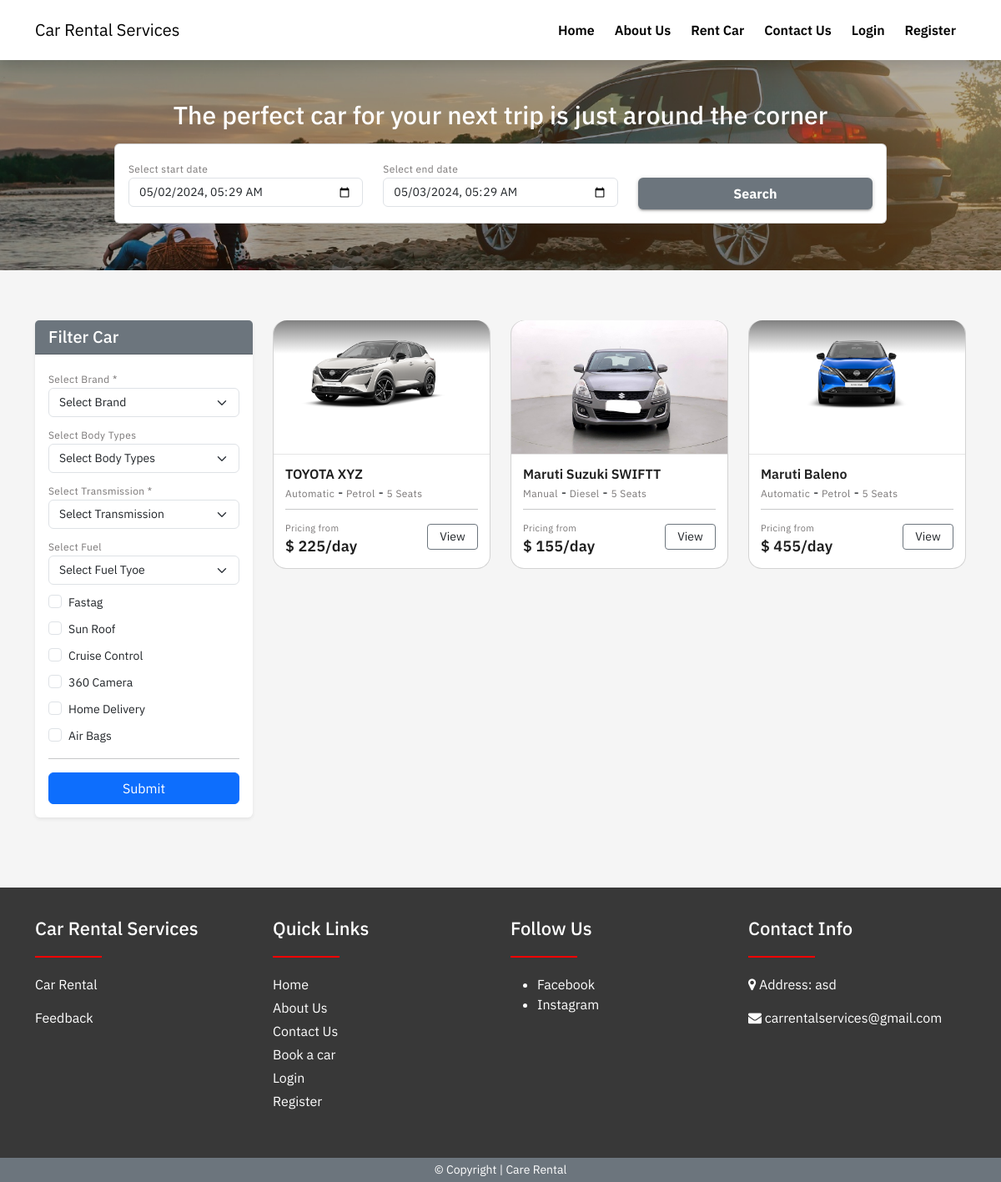
The app's page /cars.php with its own data.
### tables this page shows
CREATE TABLE `web_settings` (
  `id` int(11) UNSIGNED NOT NULL,
  `title` varchar(255) NOT NULL,
  `url` varchar(255) DEFAULT NULL,
  `description` varchar(1000) DEFAULT NULL,
  `logo` varchar(100) DEFAULT NULL,
  `address` varchar(500) DEFAULT NULL,
  `email1` varchar(100) DEFAULT NULL,
  `email2` varchar(100) DEFAULT NULL,
  `phone1` varchar(15) DEFAULT NULL,
  `phone2` varchar(15) DEFAULT NULL
);

CREATE TABLE `cars` (
  `id` int(11) UNSIGNED NOT NULL,
  `brand_id` int(11) NOT NULL,
  `body_type_id` int(11) NOT NULL,
  `name` varchar(255) NOT NULL,
  `car_cid` varchar(20) NOT NULL COMMENT 'car custom id',
  `car_reg_no` varchar(50) DEFAULT NULL,
  `model` date NOT NULL,
  `transmission` varchar(100) DEFAULT NULL,
  `fuel` varchar(100) DEFAULT NULL,
  `seating_capacity` varchar(50) DEFAULT NULL,
  `fastag` tinyint(1) DEFAULT 0,
  `kms_driven` varchar(100) DEFAULT NULL,
  `sun_roof` tinyint(1) NOT NULL,
  `cruise_control` tinyint(1) NOT NULL,
  `360_camera` tinyint(1) NOT NULL,
  `price_per_hour` varchar(100) DEFAULT NULL,
  `home_delivery` tinyint(1) NOT NULL,
  `airbags` tinyint(1) NOT NULL,
  `description` mediumtext NOT NULL,
  `image` varchar(100) DEFAULT NULL,
  `status` tinyint(1) DEFAULT 0 COMMENT '0=show,1=hide'
);

CREATE TABLE `social_medias` (
  `id` int(11) UNSIGNED NOT NULL,
  `name` varchar(100) NOT NULL,
  `slug` varchar(150) NOT NULL,
  `status` tinyint(1) DEFAULT 0 COMMENT '0=show,1=hide'
);

### config/function.php (called while the page is built, shortened)
<?php
require 'dbcon.php';
function getAll($tableName, $status = NULL){
    global $conn;
    $table = mysqli_real_escape_string($conn, $tableName);
    if($status == 'status'){
        $query = "SELECT * FROM $table WHERE status=0";
    }else{
        $query = "SELECT * FROM $table";
    }
    return mysqli_query($conn, $query);
}
function getById($tableName, $id){
    global $conn;
    $table = mysqli_real_escape_string($conn, $tableName);
    $id = mysqli_real_escape_string($conn, $id);
    $query = "SELECT * FROM $table WHERE id='$id' LIMIT 1";
    $result = mysqli_query($conn, $query);
    if($result){
        if(mysqli_num_rows($result) == 1){
            $row = mysqli_fetch_array($result, MYSQLI_ASSOC);
            $response = [
                'status' => 200,
                'data' => $row
            ];
            return $response;
        }else{
            $response = [
                'status' => 404,
                'message' => 'No Data Found'
            ];
            return $response;
        }
    }else{
        $response = [
            'status' => 500,
            'message' => 'Something Went Wrong!'
        ];
        return $response;
    }
}
function webSetting($string){
    $setting = getById('web_settings',1);
    if($setting['status'] == 200){
        return $setting['data'][$string];
    }
}
?>

### cars.php (the view, shortened to what this page needs)
<?php
include('includes/header.php');
?>
<div class="banner py-5">
    <div class="container">
        <h4 class="banner-heading text-center mb-3">The perfect car for your next trip is just around the corner</h4>
        <div class="row justify-content-center">
            <div class="col-md-10">
                <div class="card card-body">
                    <div class="row">
                        <div class="col-md-4">
                            <label class="title-sm fs-12">Select start date</label> <br>
                            <input type="datetime-local" value="<?= $_SESSION['start_date']; ?>" min="<?= date('Y-m-d H:i') ?>" class="form-control" name="start_date" id="start_date">
                        </div>
                        <div class="col-md-4">
                            <label class="title-sm fs-12">Select end date</label>
                            <input type="datetime-local" value="<?= $_SESSION['end_date']; ?>" name="end_date"  class="form-control" id="end_date">
                        </div>
                        <div class="col-md-4">
                            <br/>
                            <button class="btn btn-web filtercar w-100" type="button">Search</button>
                        </div>
                    </div>
                </div>
            </div>
        </div>
    </div>
</div>
<div class="section bg-gray" id="content">
    <div class="container">
        <div class="row">
            <div class="col-md-3">
                <div class="card filterBox border-0 mb-4 shadow-sm">
                    <div class="card-header bg-white">
                        <h5 class="mb-0"> Filter Car
                        </h5>
                    </div>
                    <div class="collapse dont-collapse-sm card-body" id="collapseFilterMobile">
                        <?php include('filter.php'); ?>
                    </div>
                </div>
            </div>
            <div class="col-md-9">
                <div class="row">
                <?php
                    $fuel = isset($_GET['fuel']) ? $_GET['fuel'] :"";
                    $transmission = isset($_GET['transmission']) ? $_GET['transmission'] :"";
                    $fastag = isset($_GET['fastag']) ? $_GET['fastag'] :"";
                    $sun_roof = isset($_GET['sun_roof']) ? $_GET['sun_roof'] :"";
                    $cruise_control = isset($_GET['cruise_control']) ? $_GET['cruise_control'] :"";
                    $camera_360 = isset($_GET['360_camera']) ? $_GET['360_camera'] :"";
                    $home_delivery = isset($_GET['home_delivery']) ? $_GET['home_delivery'] :"";
                    $airbags = isset($_GET['airbags']) ? $_GET['airbags'] :"";
                    $newBrandId = $brandId > 0 ? "='$brandId'": "LIKE '%'";
                    $newBodyTypeId = $bodyTypeId > 0 ? "='$bodyTypeId'": "LIKE '%'";
                    $newTransmission = $transmission ? "='$transmission'": "LIKE '%'";
                    $newFuel = $fuel ? "='$fuel'": "LIKE '%'";
                    $new_fastag = $fastag ? "='1'": "LIKE '%'";
                    $new_sun_roof = $sun_roof ? "='1'": "LIKE '%'";
                    $new_cruise_control = $cruise_control ? "='1'": "LIKE '%'";
                    $newCamera_360 = $camera_360 ? "='1'": "LIKE '%'";
                    $new_home_delivery = $home_delivery ? "='1'": "LIKE '%'";
                    $new_airbags = $airbags ? "='1'": "LIKE '%'";
                    $selectedStartDate = isset($_GET['start']) ? $_GET['start'] : date('Y-m-d h:i A');
                    $selectedEndDate = isset($_GET['end']) ? $_GET['end'] : date('Y-m-d h:i A', strtotime("+24 hours"));
                    $mystrDate = date("Y-m-d H:i:s", strtotime($selectedStartDate));
                    $myendDate = date("Y-m-d H:i:s", strtotime($selectedEndDate));
                    $query = "SELECT * FROM cars c WHERE id NOT IN (
                                    SELECT car_id FROM bookings WHERE ((start_date BETWEEN '$mystrDate' AND '$myendDate') OR (end_date BETWEEN '$mystrDate' AND '$myendDate'))
                                    OR (('$mystrDate' > start_date) AND ('$myendDate' < end_date)))
                                    AND c.brand_id $newBrandId
                                    AND c.transmission $newTransmission
                                    AND c.body_type_id $newBodyTypeId
                                    AND c.fuel $newFuel
                                    AND c.fastag $new_fastag
                                    AND c.sun_roof $new_sun_roof
                                    AND c.cruise_control $new_cruise_control
                                    AND c.360_camera $newCamera_360
                                    AND c.home_delivery $new_home_delivery
                                    AND c.airbags $new_airbags
                                    GROUP BY c.id
                                    ";
                    $cars = mysqli_query($conn, $query);
                    if($cars)
                    {
                        if(mysqli_num_rows($cars) > 0){
                            foreach ($cars as $item) {
                                ?>
                                <div class="col-md-4 mb-3">
                                    <div class="car-card">
                                        <div class="car-card-box">
                                            <a href="car.php?car=<?=$item['car_cid'];?>">
                                                <img src="<?=$item['image'] != '' ? $item['image']:"assets/images/no-img.jpg";?>" alt="img" />
                                            </a>
                                        </div>
                                        <div class="card-body">
                                            <a href="car.php?car=<?=$item['car_cid'];?>">
                                                <h5 class="car-card-title"><?=$item['name'];?></h5>
                                            </a>
                                            <div class="mb-1">
                                                <label class="title-sm fs-12"><?=$item['transmission'];?></label> -
                                                <label class="title-sm fs-12"><?=$item['fuel'];?></label> -
                                                <label class="title-sm fs-12"><?=$item['seating_capacity'];?> Seats</label>
                                            </div>
                                            <hr class="my-2">
                                            <div class="row">
                                                <div class="col-md-8">
                                                    <small class="title-sm fs-11">Pricing from</small>
                                                    <h5 class="title1">$ <?=$item['price_per_hour'];?>/day</h5>
                                                </div>
                                                <div class="col-md-4 my-auto">
                                                    <a href="car.php?car=<?=$item['car_cid'];?>" class="btn btn-sm bg-white text-dark w-100 btn-outline-secondary">View</a>
                                                </div>
                                            </div>
                                        </div>
                                    </div>
                                </div>
                                <?php
                            }
                        }else{
                            ?>
                            <div class="col-md-12">
                                <h4>No cars Available</h4>
                            </div>
                            <?php
                        }
                    }else{
                        ?>
                        <div class="col-md-12">
                            <h4>No cars Available</h4>
                        </div>
                        <?php
                    }
                ?>
                </div>
            </div>
        </div>
    </div>
</div>
<?php include('includes/footer.php'); ?>

### includes/navbar.php (shortened to what this page needs)
<div class="shadow sticky-top">
     <nav class="navbar navbar-expand-lg bg-white">
        <div class="container">
            <a class="navbar-brand" href="index.php">
                <?= webSetting('title'); ?>
            </a>
            <div class="collapse navbar-collapse" id="navbarSupportedContent">
                <ul class="navbar-nav ms-auto mb-2 mb-lg-0">
                    <li class="nav-item">
                        <a class="nav-link active" href="index.php">Home</a>
                    </li>
                    <li class="nav-item">
                        <a class="nav-link" href="about-us.php">About Us</a>
                    </li>
                    <li class="nav-item">
                        <a class="nav-link" href="cars.php">Rent Car</a>
                    </li>
                    <li class="nav-item">
                        <a class="nav-link" href="contact-us.php">Contact Us</a>
                    </li>
                    <?php
                        if(isset($_SESSION['loggedIn'])){
                            ?>
                            <li class="nav-item dropdown my-auto">
                                <a class="btn border me-2 dropdown-toggle" href="#" role="button" data-bs-toggle="dropdown" aria-expanded="false">
                                    <i class="fa fa-user"></i> <?= $_SESSION['loggedInUser']['name']; ?>
                                </a>
                                <ul class="dropdown-menu">
                                    <li><a class="dropdown-item" href="profile.php">My Profile</a></li>
                                    <li><a class="dropdown-item" href="my-bookings.php">My Bookings</a></li>
                                    <li><a class="dropdown-item" href="logout.php"> <i class="fa fa-sign-out"></i> Logout</a></li>
                                </ul>
                            </li>
                            <?php
                        }
                        else
                        {
                            ?>
                            <li class="nav-item">
                                <a class="nav-link" href="login.php">Login</a>
                            </li>
                            <li class="nav-item">
                                <a class="nav-link" href="register.php">Register</a>
                            </li>
                            <?php
                        }
                    ?>
                </ul>
            </div>
        </div>
    </nav>
</div>

### includes/footer.php (shortened to what this page needs)
    <div class="footer-bg">
        <div class="container">
            <div class="row">
                <div class="col-md-3 mb-3">
                    <h4><?= webSetting('title') ?? 'Website Name' ?></h4>
                    <div class="underline"></div>
                    <p>
                       Car Rental
                    </p>
                    <p
                    class="mb-1"><a href="feedback.php">Feedback</a>
                    </p>
                </div>
                <div class="col-md-3 mb-3">
                    <h4>Quick Links</h4>
                    <div class="underline"></div>
                    <p class="mb-1"><a href="index.php">Home</a></p>
                    <p class="mb-1"><a href="about-us.php">About Us</a></p>
                    <p class="mb-1"><a href="contact-us.php">Contact Us</a></p>
                    <p class="mb-1"><a href="cars.php">Book a car</a></p>
                    <p class="mb-1"><a href="login.php">Login</a></p>
                    <p class="mb-1"><a href="register.php">Register</a></p>
                </div>
                <div class="col-md-3 mb-3">
                    <h4>Follow Us</h4>
                    <div class="underline"></div>
                    <ul>
                        <?php
                            $socials = getAll('social_medias');
                            if($socials){
                                if(mysqli_num_rows($socials) > 1){
                                    foreach($socials as $socialItem){
                                    ?>
                                        <li>
                                            <a href="<?=$socialItem['slug'];?>" target="_blank">
                                                <?=$socialItem['name'];?>
                                            </a>
                                        </li>
                                    <?php
                                    }
                                }else{
                                    echo '<li>No Social Media</li>';
                                }
                            }else{
                                echo '<li>No Social Media</li>';
                            }
                        ?>
                    </ul>
                </div>
                <div class="col-md-3 mb-3">
                    <h4>Contact Info</h4>
                    <div class="underline"></div>
                    <p><i class="fa fa-map-marker"></i> Address: <?= webSetting('address'); ?></p>
                    <p class="mb-1"> <i class="fa fa-envelope"></i> <?= webSetting('email1'); ?></p>
                </div>
            </div>
        </div>
    </div>
    <div class="py-1 bg-web">
        <div class="container">
            <p class="mb-0 fs-14 text-white text-center">© Copyright | Care Rental</p>
        </div>
    </div>
</body>
</html>

### records on screen
web_settings: title "Car Rental Services", address "asd", email1 "carrentalservices@gmail.com"
cars: image (picture), name "TOYOTA XYZ", transmission "Automatic", fuel "Petrol", seating_capacity "5", price_per_hour "225"
cars: image (picture), name "Maruti Suzuki SWIFTT", transmission "Manual", fuel "Diesel", seating_capacity "5", price_per_hour "155"
cars: image (picture), name "Maruti Baleno", transmission "Automatic", fuel "Petrol", seating_capacity "5", price_per_hour "455"
social_medias: name "Facebook"
social_medias: name "Instagram"
